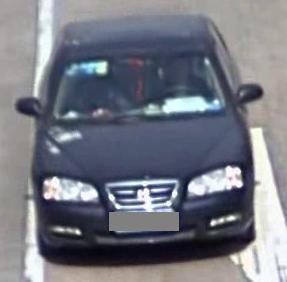
#> input picture INPUT/black/11131_15.jpg, 287 x 282 px; its folder holds only this picture in this run
$ jupyter execute --allow-errors fromPictoArray.ipynb
#> lines starting #> are read from the running program, lines starting #| are printed output that depends on the picture
## This jupyter has the code to convert the pictures in jpg from the directory INPUT to an array of arrays in a dictionary of the 4 colours.

## Finally we define the X and y.

[cell 1]
from PIL import Image
import glob, os
from os import listdir
from os.path import isfile, join
import numpy as np
from pandas import DataFrame
import pandas as pd
from matplotlib import pyplot as plt

[cell 2]
def resize_image(imagen,size,output=False):
#> called with imagen = 'INPUT/black/11131_15.jpg', size = (64, 64), output = False
    im = Image.open(imagen)
#> im is the input picture: PIL image 287x282 RGB; mean R, G, B 116.2, 119, 129.3
    rgb_image = RGBA_a_RGB(im)
    im_rgb = rgb_image.resize(size)
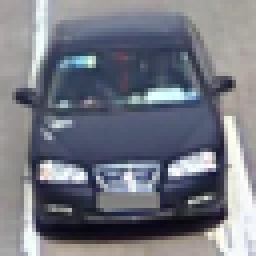
#> im_rgb: PIL image 64x64 RGB (shown 4 times larger); mean R, G, B 116.2, 119, 129.3

    if not output:
        return im_rgb
    onlyfiles = [f for f in listdir(output) if isfile(join(output, f))]
    if image not in onlyfiles:
        im.save(output)
        return im_rgb
    else:
        print("file already exists, continuing to next one")
        return im_rgb
